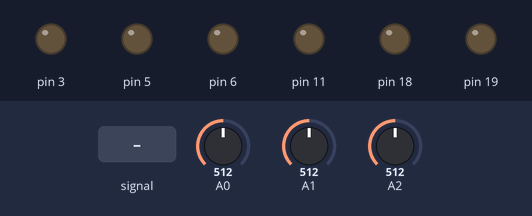
Bench run of a sketch on a simulated Arduino Uno, built with avr-gcc and run on an emulated ATmega328P. Parts: output pins drawn as LEDs (lit = HIGH). The test bench sets the inputs (shaded band); at power-on: A0 = 512, A1 = 512, A2 = 512.

Above: at 1.2 s.
1.3 s: A2 fed a 200 Hz sine of ±460 counts around its level
At 1.45 s:
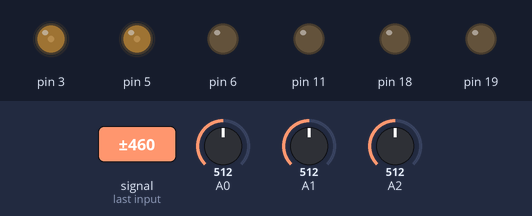
4.3 s: A0 set to 883
7.3 s: A0 set to 900
8.8 s: A1 set to 889
10.3 s: A1 set to 912
At 11.5 s:
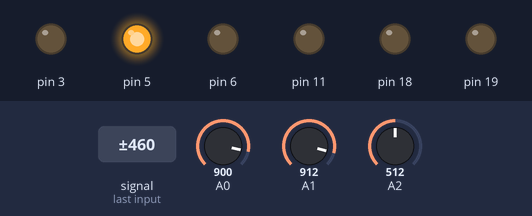
11.8 s: A1 set to 900
At 12.9 s:
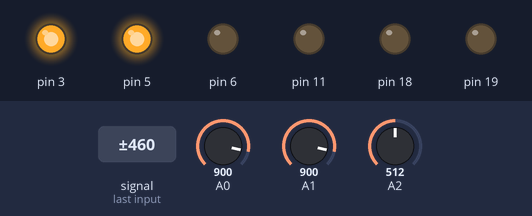
Timing chart, 0 to 14.7 s (numbered marks = the images above; inputs shaded):
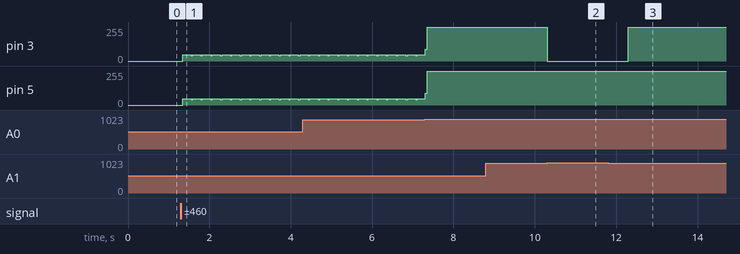

Measured:
- the behaviour switches between 900 and 901 on A1 (found by bisection; images 1 and 2)
- after the input at 8.8 s, every drawn part: stays the same
- after the input at 10.3 s, pin 3: 255/255 → 0/255 at once
- after the input at 11.8 s, pin 3: 0/255 → 255/255 after 0.50 s
- by itself, pin 3, pin 5: repeats every 0.72 s: 2 × (48/255 0.20 s, 40/255 0.04 s), 48/255 0.20 s, 38/255 0.04 s

The sketch:

lineFollowTest.ino
```cpp
void setup() {
  cli();
  DDRB = 0x08;    //Sets output for PWM pin
  DDRD = 0x68;    //Sets output for PWM pin
  DDRC = 0x30;    //Sets output for LED blinkers
  TCCR0A = 0xA1;  //TC in non-inverting mode, phase correct, counting to OCR0A, Prescaler 1
  TCCR0B = 0x01;  //TC in non-inverting mode, phase correct, counting to OCR0B, Prescaler 1
  TCCR2A = 0xA1;  //TC in non-inverting mode, phase correct, counting to OCR2A, Prescaler 1
  TCCR2B = 0x01;  //TC in non-inverting mode, phase correct, counting to OCR2B, Prescaler 1
  ADCSRA = 0xEF;
  ADCSRB = 0x00;
  ADMUX = 0x40;  //initializes A0
  sei();
  Serial.begin(9600);
}

volatile unsigned int MiddleSensor = 0;  //A0
volatile unsigned int LeftSensor = 0;    //A1
volatile unsigned int RightSensor = 0;   //A2
volatile unsigned char X = 0;            //Dummy variable
volatile unsigned char MuxArray[] = { 0x40, 0x41, 0x42 };

//>900 is on the black line
//<900 is on the white paper

void loop() {
  if (MiddleSensor > 900) {
    OCR0A = 0;
    OCR0B = 255;
    OCR2A = 0;
    OCR2B = 255;
  }

  if (LeftSensor > 900) {
    do {
      OCR0A = 0;
      OCR0B = 0;
      OCR2A = 0;
      OCR2B = 255;
      _delay_ms(50);
    } while (MiddleSensor < 900);
  }

  else if (RightSensor > 900) {
    do {
      OCR0A = 0;
      OCR2B = 0;
      OCR2A = 0;
      OCR0B = 255;
      _delay_ms(50);
    } while (MiddleSensor < 900);
  }


  while ((RightSensor < 900) & (LeftSensor < 900) & (MiddleSensor < 900)) {
    OCR0A = 0;
    OCR2B = 0;
    OCR2A = 0;
    OCR0B = 0;
  }
}
ISR(ADC_vect) {
  ADMUX = MuxArray[X];
  if (ADMUX == 0x40) {
    MiddleSensor = ADC;
  } else if (ADMUX == 0x41) {
    LeftSensor = ADC;
  } else if (ADMUX == 0x42) {
    RightSensor = ADC;
  }

  X++;
  if (X == 3) {
    X = 0;
  }
}
```
